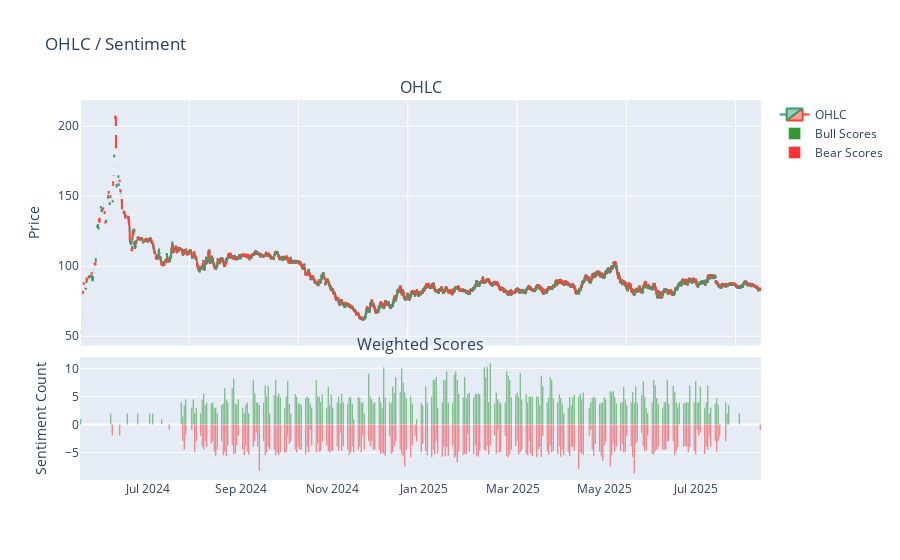

The notebook cell saved with this chart:
### Code cell
from plotly.subplots import make_subplots
import plotly.graph_objects as go

fig = make_subplots(
    rows=2, cols=1,
    shared_xaxes=True,
    vertical_spacing=0.03,
    subplot_titles=('OHLC','Weighted Scores'),
    row_width=[0.2, 0.4]
)

# OHCL data
fig.add_trace(
    go.Candlestick(
        x=Y1.index,
        open=Y1['Open'],
        high=Y1['High'],
        low=Y1['Low'],
        close=Y1['Close'],
        name='OHLC'
    ),
    row=1, col=1
)


fig.add_trace(
    go.Bar(
        x=bullish_scores.index,
        y=bullish_scores['weighted_score'],
        name='Bull Scores',
        marker_color='rgba(0,128,0,0.8)'
    ),
    row=2, col=1
)

fig.add_trace(
    go.Bar(
        x = bearish_scores_df.index,
        y = bearish_scores_df['weighted_score'],
        name = 'Bear Scores',
        marker_color = 'rgba(255,0,0,0.8)'
    ),
    row= 2, col=1
)

# Update layout
fig.update_layout(
    title='OHLC / Sentiment',
    xaxis_rangeslider_visible=False,
    showlegend=True,
    barmode = 'overlay'
)

# Update y-axes labels
fig.update_yaxes(title_text="Price", row=1, col=1)
fig.update_yaxes(title_text="Sentiment Count", row=2, col=1)

fig.show()

### Figure 1 — Plotly figure (JSON) as saved in the notebook; plotly's stock layout.template omitted (floating-point values rounded to 4 significant figures; data arrays with more than 128 entries replaced by an {"elided": "..."} marker saying what was removed)
{"data": [{"close": {"elided": "6234 float values"}, "high": {"elided": "6234 float values"}, "low": {"elided": "6234 float values"}, "name": "OHLC", "open": {"elided": "6234 float values"}, "type": "candlestick", "x": {"elided": "6234 int values"}, "xaxis": "x", "yaxis": "y"}, {"marker": {"color": "rgba(0,128,0,0.8)"}, "name": "Bull Scores", "type": "bar", "x": {"elided": "263 str values"}, "xaxis": "x2", "y": {"elided": "263 float values"}, "yaxis": "y2"}, {"marker": {"color": "rgba(255,0,0,0.8)"}, "name": "Bear Scores", "type": "bar", "x": {"elided": "256 str values"}, "xaxis": "x2", "y": {"elided": "256 float values"}, "yaxis": "y2"}], "layout": {"annotations": [{"font": {"size": 16}, "showarrow": false, "text": "OHLC", "x": 0.5, "xanchor": "center", "xref": "paper", "y": 1.0, "yanchor": "bottom", "yref": "paper"}, {"font": {"size": 16}, "showarrow": false, "text": "Weighted Scores", "x": 0.5, "xanchor": "center", "xref": "paper", "y": 0.3233, "yanchor": "bottom", "yref": "paper"}], "barmode": "overlay", "showlegend": true, "title": {"text": "OHLC / Sentiment"}, "xaxis": {"anchor": "y", "domain": [0, 1], "matches": "x2", "rangeslider": {"visible": false}, "showticklabels": false}, "xaxis2": {"anchor": "y2", "domain": [0, 1]}, "yaxis": {"anchor": "x", "domain": [0.3533, 1.0], "title": {"text": "Price"}}, "yaxis2": {"anchor": "x2", "domain": [0, 0.3233], "title": {"text": "Sentiment Count"}}}}
